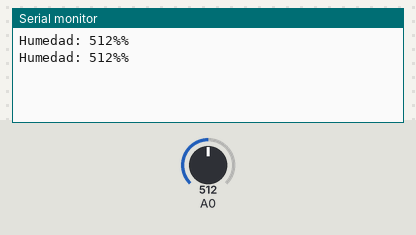
This sketch was run on a simulated Arduino Uno, built with avr-gcc and run on an emulated ATmega328P. Shown: the last lines printed to the serial monitor. The test bench sets the inputs (shaded band); at power-on: A0 = 512.

Above: at 1.8 s.
1.9 s: A0 set to 716
At 2.8 s:
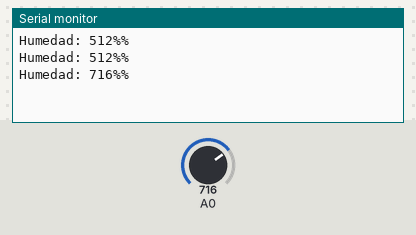
3.4 s: A0 set to 900
At 4.5 s:
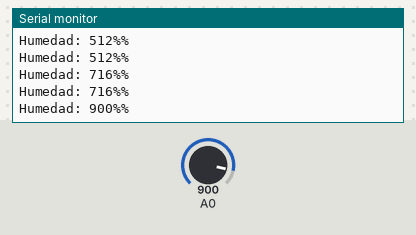
Timing chart, 0 to 6.4 s (numbered marks = the images above; inputs shaded):
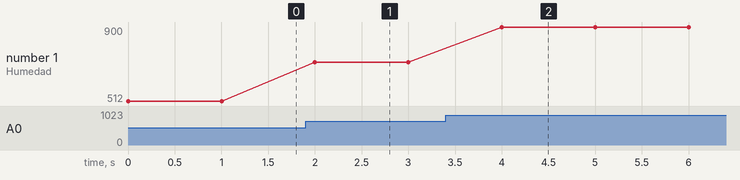

Measured:
- after the input at 1.9 s, the serial monitor: prints a new line after 0.10 s (image 1)
- after the input at 3.4 s, the serial monitor: prints a new line after 0.60 s (image 2)
- plotted number 1: 512 → 716 after the input at 1.9 s, 716 → 900 after the input at 3.4 s

The sketch:

Sensor-humedad.ino
```cpp
void setup() {
  pinMode(A0, INPUT);
  Serial.begin(9600);
}

void loop() {
  Serial.print("Humedad: ");
  Serial.print(analogRead(A0));
  Serial.println("%%");
  delay(1000);
}
```
